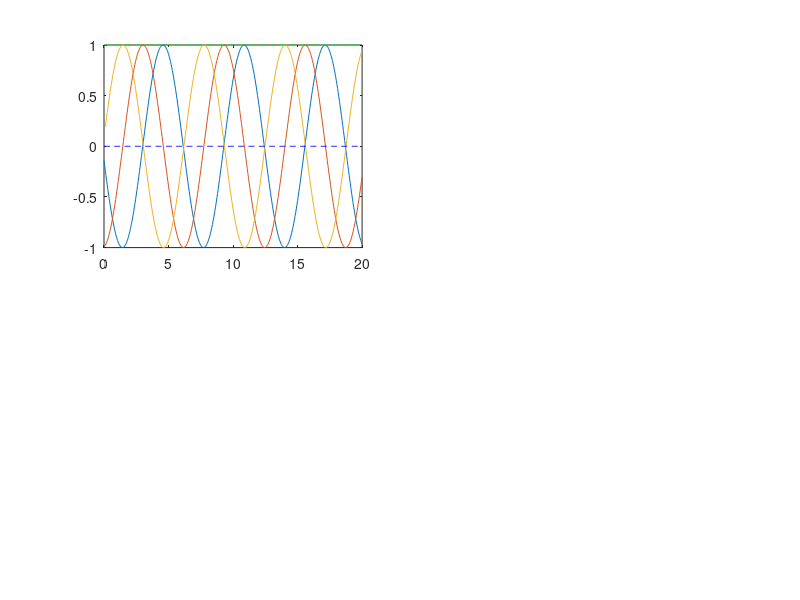

Write the MATLAB code that produced this figure. (Note: this script raises an error after producing the figure.)
clf;
clc;
clear;
%% parameters
t0 = 0 ; 
tf = 20 ; 
td = 0.05; 
t = t0:td:tf;
a = 1;
y = sin(a*(t-3));
yd = diff(y)/td;
ydd = diff(yd)/td;
subplot(2,2,1)
plot(t,y,t(2:length(t)),yd,t(3:length(t)),ydd);
hold on;
plot(t,zeros(size(t)),'--b',t,ones(size(t)),'--g');

[f_new,K,D,g,x0,tau,s] = dmp(y,t0,tf,td,t);


%% functions

function [f_new,K,D,g,x0,tau,s] = dmp(x,t0,tf,td,t)
    tau = 1;
    xd = diff(x)/td;
    xdd = diff(xd)/td;
    v = [xd(1),xd]*tau; 
    vd = [xdd(1),xdd(1),xdd]*tau;
    K = 1; D = sqrt(4*K);
    g = x(length(x));
    x0 = x(1);
%     f_s = (-K*(g-x) + D*v + tau*vd)/(g-x0);
    

    alp_s = 0.2;
    s = exp(-alp_s*t/tau);
    
    f_s = (tau*vd + D*v)/K - (g-x) + (g-x0)*s;
    
    plot(t,s);
    legend('y','yd','ydd','','','s(t)');
    subplot(2,2,3);
    
    f_new = gaussian_basis(s,1,500,50,f_s);
    
end



function f_new2 = gaussian_basis(s,c,h,n,f_s)
    Cs = (1:n)*(c/n);
    Cs = ones(length(s),1)*Cs;
    sn = s'*ones(1,n);
    K = exp(-h.*(sn-Cs).^2);
    
    K1 = K;
    wi_lw = zeros(n,1);
    for i = 1:n
        qsi = diag(K1(:,i));
        
        wi_lw(i,1) = (s*qsi*f_s')/(s*qsi*s');
    end
    
    for i = 1:length(s)
        K(i,:) = K(i,:)*s(i)/sum(K(i,:));
    end
    
    f_new1 = K*wi_lw;
    
    wi = K'*K\K'*f_s';
    f_new2 = K*wi;
    
    hold on;
    subplot(2,2,2)
    plot(s,K1);
        
    subplot(2,2,3)
    plot(s,f_s);
    plot(s,f_new1);
    plot(s,f_new2);
    legend('f_s','f_{new1}','f_{new2}');
    
    
end